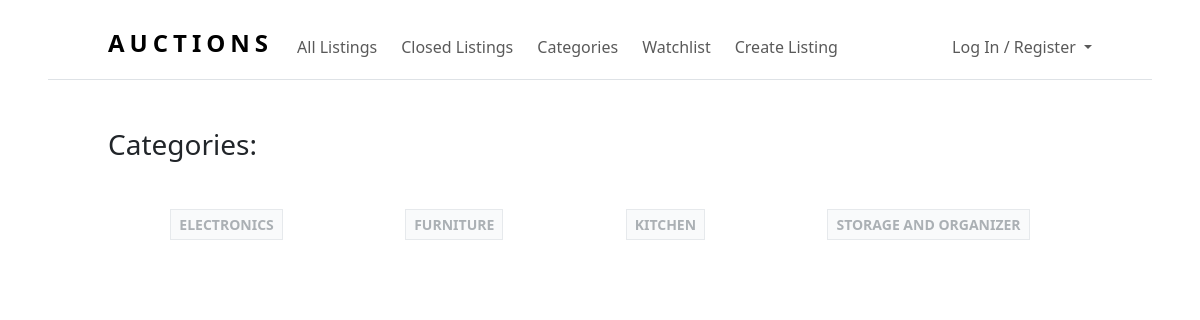
/categories, run on an earlier commit of the app's database.
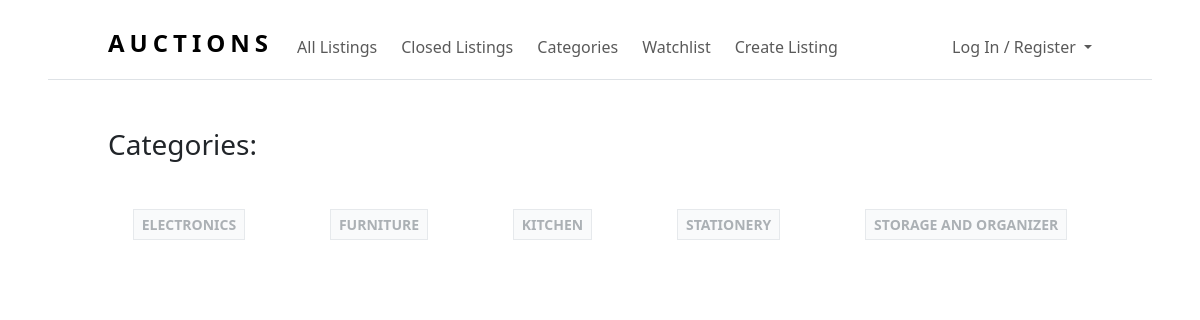
And on a later commit of the database.
### auctions/models.py (models this page shows)
class Category(models.Model):
    category = models.CharField(max_length=255)
    class Meta:
        ordering = ["category"]
    def __str__(self):
        return self.category

### auctions/views.py (the view)
# urls.py: path("categories", views.categories, name="categories"),
def categories(request):
    return render(request, "auctions/categories.html", {
        "categories": Category.objects.all(),
        "headline": f"Categories:"
    })

### auctions/templates/auctions/categories.html
{% extends "auctions/layout.html" %}
{% block body %}
<div class="container mx-5 my-2">
    <div class="mx-5">
        <h3>{{ headline }}</h3>
    </div>
</div>
<div class="d-flex flex-wrap m-5 justify-content-evenly ">
    {% for category in categories %}
    <div class="mb-2 d-block">
        <div class="btn btn-sm btn-light border rounded-0 text-uppercase text-decoration-none text-secondary fw-bold opacity-75">
            <a href="{% url 'listing_category' category_name=category %}"
        class="text-uppercase text-decoration-none text-secondary fw-bold opacity-75">{{category}}</a>
        </div>
    </div>
    {% endfor %}
</div>
{% endblock %}

What changed in the data, as far as the page shows it:
added Category: category "STATIONERY"
